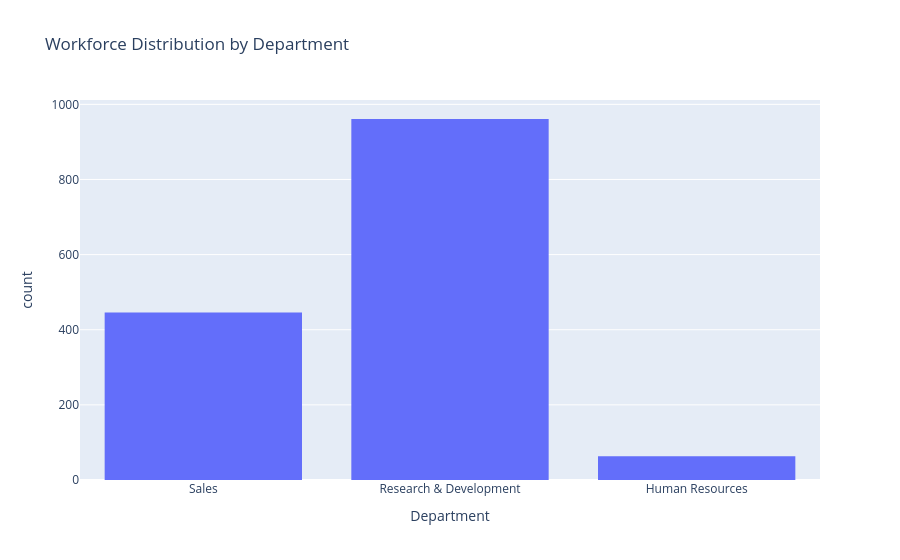

Notebook code cell kept with this figure:
### Code cell
# Workforce distribution by department
fig = px.histogram(df, x="Department", title="Workforce Distribution by Department")
fig.show()

### Figure 1 — Plotly figure (JSON) as saved in the notebook; plotly's stock layout.template omitted (floating-point values rounded to 4 significant figures; data arrays with more than 128 entries replaced by an {"elided": "..."} marker saying what was removed)
{"data": [{"bingroup": "x", "hovertemplate": "Department=%{x}<br>count=%{y}<extra></extra>", "legendgroup": "", "marker": {"color": "#636efa", "pattern": {"shape": ""}}, "name": "", "orientation": "v", "showlegend": false, "type": "histogram", "x": {"elided": "1470 str values"}, "xaxis": "x", "yaxis": "y"}], "layout": {"barmode": "relative", "legend": {"tracegroupgap": 0}, "title": {"text": "Workforce Distribution by Department"}, "xaxis": {"anchor": "y", "domain": [0, 1], "title": {"text": "Department"}}, "yaxis": {"anchor": "x", "domain": [0, 1], "title": {"text": "count"}}}}
